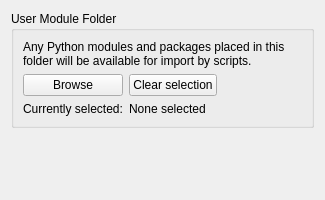
<?xml version="1.0" encoding="UTF-8"?>
<ui version="4.0">
 <class>engine_settings</class>
 <widget class="QWidget" name="engine_settings">
  <property name="geometry">
   <rect>
    <x>0</x>
    <y>0</y>
    <width>325</width>
    <height>200</height>
   </rect>
  </property>
  <property name="minimumSize">
   <size>
    <width>325</width>
    <height>200</height>
   </size>
  </property>
  <property name="windowTitle">
   <string>Form</string>
  </property>
  <layout class="QVBoxLayout" name="verticalLayout_2">
   <item>
    <widget class="QGroupBox" name="groupBox">
     <property name="title">
      <string>User Module Folder</string>
     </property>
     <layout class="QGridLayout" name="gridLayout">
      <item row="2" column="0">
       <widget class="QLabel" name="folder_header_label">
        <property name="text">
         <string>Currently selected:</string>
        </property>
       </widget>
      </item>
      <item row="1" column="0">
       <widget class="QPushButton" name="browse_button">
        <property name="text">
         <string>Browse</string>
        </property>
        <property name="icon">
         <iconset theme="folder">
          <normaloff>.</normaloff>.</iconset>
        </property>
       </widget>
      </item>
      <item row="1" column="1">
       <widget class="QPushButton" name="clear_button">
        <property name="text">
         <string>Clear selection</string>
        </property>
        <property name="icon">
         <iconset theme="edit-clear"/>
        </property>
       </widget>
      </item>
      <item row="1" column="2">
       <spacer name="horizontalSpacer">
        <property name="orientation">
         <enum>Qt::Horizontal</enum>
        </property>
        <property name="sizeHint" stdset="0">
         <size>
          <width>40</width>
          <height>20</height>
         </size>
        </property>
       </spacer>
      </item>
      <item row="0" column="0" colspan="3">
       <widget class="QLabel" name="header_label">
        <property name="toolTip">
         <string>&lt;html&gt;&lt;head/&gt;&lt;body&gt;&lt;p&gt;&lt;span style=&quot; font-style:italic;&quot;&gt;Technical information&lt;/span&gt;: This places the selected directory on the Python module search path.&lt;/p&gt;&lt;/body&gt;&lt;/html&gt;</string>
        </property>
        <property name="text">
         <string>Any Python modules and packages placed in this folder will be available for import by scripts.</string>
        </property>
        <property name="wordWrap">
         <bool>true</bool>
        </property>
       </widget>
      </item>
      <item row="2" column="1" colspan="2">
       <widget class="QLabel" name="folder_label">
        <property name="sizePolicy">
         <sizepolicy hsizetype="MinimumExpanding" vsizetype="Preferred">
          <horstretch>0</horstretch>
          <verstretch>0</verstretch>
         </sizepolicy>
        </property>
        <property name="text">
         <string>None selected</string>
        </property>
       </widget>
      </item>
     </layout>
     <zorder>header_label</zorder>
     <zorder>browse_button</zorder>
     <zorder>folder_header_label</zorder>
     <zorder>clear_button</zorder>
     <zorder>horizontalSpacer</zorder>
     <zorder>folder_label</zorder>
    </widget>
   </item>
   <item>
    <spacer name="verticalSpacer">
     <property name="orientation">
      <enum>Qt::Vertical</enum>
     </property>
     <property name="sizeHint" stdset="0">
      <size>
       <width>20</width>
       <height>40</height>
      </size>
     </property>
    </spacer>
   </item>
  </layout>
 </widget>
 <resources/>
 <connections/>
</ui>
